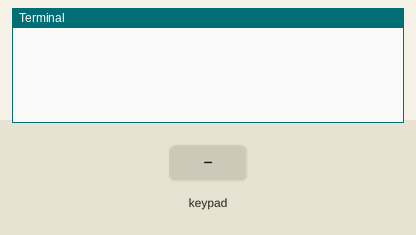
This program was run on a simulated Raspberry Pi (header pin numbers). On the bench: the last lines printed to the terminal. The inputs (shaded band) are chosen by the test bench.

Above: at 3.2 s.
3.3 s: key '1' pressed
At 3.7 s:
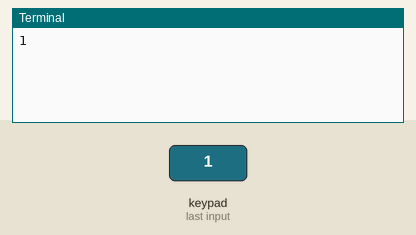
4.8 s: keypad keys 1 2 # pressed 0.4 s apart
At 6.6 s:
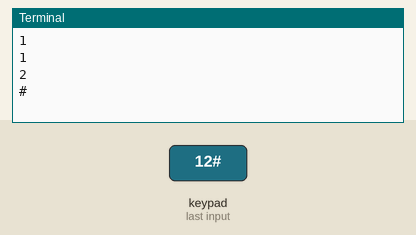
7.5 s: key 'A' pressed
At 8.1 s:
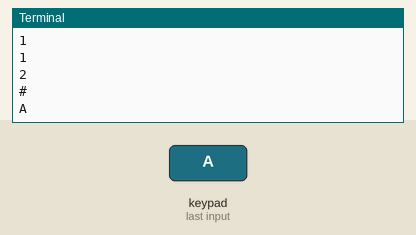

The program:

numpad.py
```python
import RPi.GPIO as GPIO
from time import sleep

GPIO.setmode(GPIO.BOARD)
GPIO.setwarnings(False)

MATRIX =[ [1,2,3,'A'],
          [4,5,6,'B'],
          [7,8,9,'C'],
          ['*',0,'#','D'] ]

# These are the physical pin numbers of the raspberry pi
ROW = [37,35,33,31]
COL = [8,10,12,16]

for j in range(4):
    GPIO.setup(COL[j], GPIO.OUT)
    GPIO.output(COL[j], 1)

for i in range(4):
    GPIO.setup(ROW[i], GPIO.IN, pull_up_down = GPIO.PUD_UP)
    sleep(0.5)

try:
    while(True):
        for j in range(4):
            GPIO.output(COL[j],0)

            for i in range(4):
                if GPIO.input(ROW[i]) == 0:
                    print (MATRIX[i][j])
                    sleep(0.1)
                    while(GPIO.input(ROW[i]) == 0):
                            pass
            GPIO.output(COL[j],1)


except KeyboardInterrupt:
    GPIO.cleanup()
```

Measured:
- after the input at 3.3 s, the terminal: prints a new line at once (image 1)
- after the input at 4.8 s, the terminal: prints a new line after 0.40 s (image 2)
- after the input at 7.5 s, the terminal: prints a new line at once (image 3)
